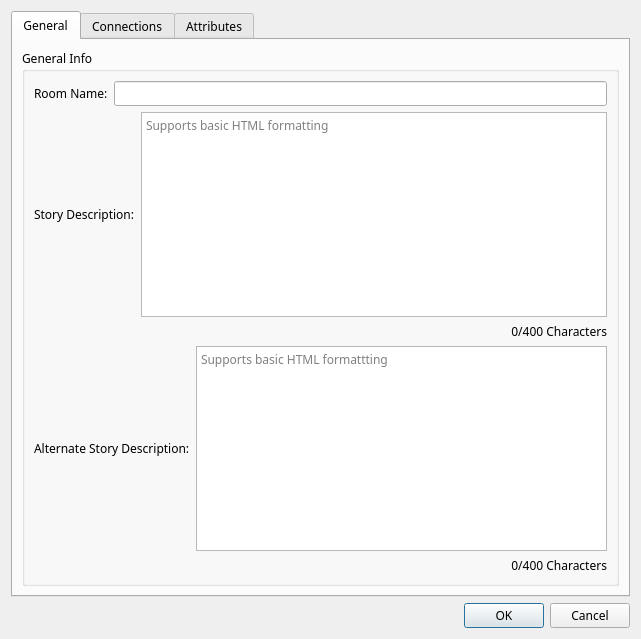
<?xml version="1.0" encoding="UTF-8"?>
<ui version="4.0">
 <class>Dialog</class>
 <widget class="QDialog" name="Dialog">
  <property name="geometry">
   <rect>
    <x>0</x>
    <y>0</y>
    <width>641</width>
    <height>639</height>
   </rect>
  </property>
  <property name="minimumSize">
   <size>
    <width>431</width>
    <height>383</height>
   </size>
  </property>
  <property name="font">
   <font>
    <family>.SF NS Text</family>
   </font>
  </property>
  <property name="windowTitle">
   <string>Properties</string>
  </property>
  <property name="modal">
   <bool>true</bool>
  </property>
  <layout class="QVBoxLayout" name="verticalLayout_7">
   <item>
    <widget class="QTabWidget" name="tabWidget">
     <property name="currentIndex">
      <number>0</number>
     </property>
     <widget class="QWidget" name="GeneralTab">
      <attribute name="title">
       <string>General</string>
      </attribute>
      <layout class="QVBoxLayout" name="verticalLayout_6">
       <item>
        <widget class="QGroupBox" name="GenInfo">
         <property name="title">
          <string>General Info</string>
         </property>
         <layout class="QVBoxLayout" name="verticalLayout_3">
          <item>
           <layout class="QHBoxLayout" name="RoomName_Layout">
            <item>
             <widget class="QLabel" name="RoomNameLabel">
              <property name="text">
               <string>Room Name:</string>
              </property>
             </widget>
            </item>
            <item>
             <widget class="QLineEdit" name="RoomNameEdit"/>
            </item>
           </layout>
          </item>
          <item>
           <layout class="QHBoxLayout" name="RoomDesc_Layout">
            <item>
             <widget class="QLabel" name="RoomDescLabel">
              <property name="text">
               <string>Story Description:</string>
              </property>
             </widget>
            </item>
            <item>
             <widget class="QTextEdit" name="RoomDescEdit">
              <property name="placeholderText">
               <string>Supports basic HTML formatting</string>
              </property>
             </widget>
            </item>
           </layout>
          </item>
          <item>
           <widget class="QLabel" name="CharLimitLabel">
            <property name="text">
             <string>0/400 Characters</string>
            </property>
            <property name="alignment">
             <set>Qt::AlignRight|Qt::AlignTrailing|Qt::AlignVCenter</set>
            </property>
           </widget>
          </item>
          <item>
           <layout class="QHBoxLayout" name="horizontalLayout_3">
            <item>
             <widget class="QLabel" name="AltRoomDescLabel">
              <property name="text">
               <string>Alternate Story Description:</string>
              </property>
             </widget>
            </item>
            <item>
             <widget class="QTextEdit" name="AltRoomDescEdit">
              <property name="placeholderText">
               <string>Supports basic HTML formattting</string>
              </property>
             </widget>
            </item>
           </layout>
          </item>
          <item>
           <widget class="QLabel" name="AltCharLimitLabel">
            <property name="text">
             <string>0/400 Characters</string>
            </property>
            <property name="alignment">
             <set>Qt::AlignRight|Qt::AlignTrailing|Qt::AlignVCenter</set>
            </property>
           </widget>
          </item>
         </layout>
        </widget>
       </item>
      </layout>
     </widget>
     <widget class="QWidget" name="ConnectionsTab">
      <attribute name="title">
       <string>Connections</string>
      </attribute>
      <layout class="QVBoxLayout" name="verticalLayout_2">
       <item>
        <widget class="QGroupBox" name="Connections">
         <property name="title">
          <string>Connections</string>
         </property>
         <layout class="QVBoxLayout" name="verticalLayout_5">
          <item>
           <layout class="QHBoxLayout" name="North_Layout">
            <item>
             <widget class="QLabel" name="NorthLabel">
              <property name="text">
               <string>North Room:</string>
              </property>
             </widget>
            </item>
            <item>
             <widget class="QComboBox" name="NorthCombo">
              <property name="placeholderText">
               <string>None</string>
              </property>
             </widget>
            </item>
           </layout>
          </item>
          <item>
           <layout class="QHBoxLayout" name="South_Layout">
            <item>
             <widget class="QLabel" name="SouthLabel">
              <property name="text">
               <string>South Room:</string>
              </property>
             </widget>
            </item>
            <item>
             <widget class="QComboBox" name="SouthCombo">
              <property name="placeholderText">
               <string>None</string>
              </property>
             </widget>
            </item>
           </layout>
          </item>
          <item>
           <layout class="QHBoxLayout" name="East_Layout">
            <item>
             <widget class="QLabel" name="EastLabel">
              <property name="text">
               <string>East Room:</string>
              </property>
             </widget>
            </item>
            <item>
             <widget class="QComboBox" name="EastCombo">
              <property name="placeholderText">
               <string>None</string>
              </property>
             </widget>
            </item>
           </layout>
          </item>
          <item>
           <layout class="QHBoxLayout" name="West_Layout">
            <item>
             <widget class="QLabel" name="WestLabel">
              <property name="text">
               <string>West Room:</string>
              </property>
             </widget>
            </item>
            <item>
             <widget class="QComboBox" name="WestCombo">
              <property name="placeholderText">
               <string>None</string>
              </property>
             </widget>
            </item>
           </layout>
          </item>
          <item>
           <layout class="QHBoxLayout" name="Above_Layout">
            <item>
             <widget class="QLabel" name="AboveLabel">
              <property name="text">
               <string>Above Room:</string>
              </property>
             </widget>
            </item>
            <item>
             <widget class="QComboBox" name="AboveCombo">
              <property name="placeholderText">
               <string>None</string>
              </property>
             </widget>
            </item>
           </layout>
          </item>
          <item>
           <layout class="QHBoxLayout" name="Below_Layout">
            <item>
             <widget class="QLabel" name="BelowLabel">
              <property name="text">
               <string>Below Room:</string>
              </property>
             </widget>
            </item>
            <item>
             <widget class="QComboBox" name="BelowCombo">
              <property name="placeholderText">
               <string>None</string>
              </property>
             </widget>
            </item>
           </layout>
          </item>
         </layout>
        </widget>
       </item>
      </layout>
     </widget>
     <widget class="QWidget" name="Attributes">
      <attribute name="title">
       <string>Attributes</string>
      </attribute>
      <layout class="QVBoxLayout" name="verticalLayout_8">
       <item>
        <widget class="QLabel" name="label">
         <property name="sizePolicy">
          <sizepolicy hsizetype="Minimum" vsizetype="Minimum">
           <horstretch>0</horstretch>
           <verstretch>0</verstretch>
          </sizepolicy>
         </property>
         <property name="maximumSize">
          <size>
           <width>16777215</width>
           <height>16</height>
          </size>
         </property>
         <property name="text">
          <string>NOTE: Not really implemented</string>
         </property>
         <property name="alignment">
          <set>Qt::AlignCenter</set>
         </property>
        </widget>
       </item>
       <item>
        <widget class="QGroupBox" name="Common">
         <property name="title">
          <string>Common</string>
         </property>
         <layout class="QGridLayout" name="gridLayout">
          <item row="4" column="1">
           <widget class="QCheckBox" name="Option8Check">
            <property name="text">
             <string>Option 8</string>
            </property>
           </widget>
          </item>
          <item row="3" column="0">
           <widget class="QCheckBox" name="Option3Check">
            <property name="text">
             <string>Option 3</string>
            </property>
           </widget>
          </item>
          <item row="2" column="0">
           <widget class="QCheckBox" name="Option2Check">
            <property name="text">
             <string>Mushrooms in room</string>
            </property>
           </widget>
          </item>
          <item row="2" column="1">
           <widget class="QCheckBox" name="Option6Check">
            <property name="text">
             <string>Option 6</string>
            </property>
           </widget>
          </item>
          <item row="1" column="1">
           <widget class="QCheckBox" name="Option5Check">
            <property name="text">
             <string>Option 5</string>
            </property>
           </widget>
          </item>
          <item row="1" column="0">
           <widget class="QCheckBox" name="Option1Check">
            <property name="text">
             <string>Apples in room</string>
            </property>
           </widget>
          </item>
          <item row="4" column="0">
           <widget class="QCheckBox" name="Option4Check">
            <property name="text">
             <string>Option 4</string>
            </property>
           </widget>
          </item>
          <item row="3" column="1">
           <widget class="QCheckBox" name="Option7Check">
            <property name="text">
             <string>Option 7</string>
            </property>
           </widget>
          </item>
         </layout>
        </widget>
       </item>
       <item>
        <widget class="QGroupBox" name="Extended">
         <property name="title">
          <string>Extended</string>
         </property>
         <layout class="QHBoxLayout" name="horizontalLayout">
          <item>
           <widget class="QComboBox" name="EnabledCombo">
            <property name="sizePolicy">
             <sizepolicy hsizetype="Minimum" vsizetype="Fixed">
              <horstretch>0</horstretch>
              <verstretch>0</verstretch>
             </sizepolicy>
            </property>
            <property name="font">
             <font>
              <family>.SF NS Text</family>
             </font>
            </property>
            <item>
             <property name="text">
              <string>Instant Kill Room</string>
             </property>
            </item>
           </widget>
          </item>
          <item>
           <widget class="QCheckBox" name="EnabledCheck">
            <property name="sizePolicy">
             <sizepolicy hsizetype="Maximum" vsizetype="Fixed">
              <horstretch>0</horstretch>
              <verstretch>0</verstretch>
             </sizepolicy>
            </property>
            <property name="font">
             <font>
              <family>.SF NS Text</family>
             </font>
            </property>
            <property name="text">
             <string>Enabled</string>
            </property>
           </widget>
          </item>
         </layout>
        </widget>
       </item>
      </layout>
     </widget>
    </widget>
   </item>
   <item>
    <widget class="QDialogButtonBox" name="buttonBox">
     <property name="orientation">
      <enum>Qt::Horizontal</enum>
     </property>
     <property name="standardButtons">
      <set>QDialogButtonBox::Cancel|QDialogButtonBox::Ok</set>
     </property>
     <property name="centerButtons">
      <bool>false</bool>
     </property>
    </widget>
   </item>
  </layout>
 </widget>
 <resources/>
 <connections>
  <connection>
   <sender>buttonBox</sender>
   <signal>accepted()</signal>
   <receiver>Dialog</receiver>
   <slot>accept()</slot>
   <hints>
    <hint type="sourcelabel">
     <x>248</x>
     <y>254</y>
    </hint>
    <hint type="destinationlabel">
     <x>157</x>
     <y>274</y>
    </hint>
   </hints>
  </connection>
  <connection>
   <sender>buttonBox</sender>
   <signal>rejected()</signal>
   <receiver>Dialog</receiver>
   <slot>reject()</slot>
   <hints>
    <hint type="sourcelabel">
     <x>316</x>
     <y>260</y>
    </hint>
    <hint type="destinationlabel">
     <x>286</x>
     <y>274</y>
    </hint>
   </hints>
  </connection>
  <connection>
   <sender>AboveCombo</sender>
   <signal>currentIndexChanged(int)</signal>
   <receiver>AboveCombo</receiver>
   <slot>update()</slot>
   <hints>
    <hint type="sourcelabel">
     <x>455</x>
     <y>434</y>
    </hint>
    <hint type="destinationlabel">
     <x>455</x>
     <y>434</y>
    </hint>
   </hints>
  </connection>
  <connection>
   <sender>BelowCombo</sender>
   <signal>currentIndexChanged(int)</signal>
   <receiver>BelowCombo</receiver>
   <slot>update()</slot>
   <hints>
    <hint type="sourcelabel">
     <x>455</x>
     <y>517</y>
    </hint>
    <hint type="destinationlabel">
     <x>455</x>
     <y>517</y>
    </hint>
   </hints>
  </connection>
  <connection>
   <sender>NorthCombo</sender>
   <signal>currentIndexChanged(int)</signal>
   <receiver>NorthCombo</receiver>
   <slot>update()</slot>
   <hints>
    <hint type="sourcelabel">
     <x>455</x>
     <y>100</y>
    </hint>
    <hint type="destinationlabel">
     <x>455</x>
     <y>100</y>
    </hint>
   </hints>
  </connection>
  <connection>
   <sender>SouthCombo</sender>
   <signal>currentIndexChanged(int)</signal>
   <receiver>SouthCombo</receiver>
   <slot>update()</slot>
   <hints>
    <hint type="sourcelabel">
     <x>455</x>
     <y>184</y>
    </hint>
    <hint type="destinationlabel">
     <x>455</x>
     <y>184</y>
    </hint>
   </hints>
  </connection>
  <connection>
   <sender>WestCombo</sender>
   <signal>currentIndexChanged(int)</signal>
   <receiver>WestCombo</receiver>
   <slot>update()</slot>
   <hints>
    <hint type="sourcelabel">
     <x>455</x>
     <y>350</y>
    </hint>
    <hint type="destinationlabel">
     <x>455</x>
     <y>350</y>
    </hint>
   </hints>
  </connection>
  <connection>
   <sender>EastCombo</sender>
   <signal>currentIndexChanged(int)</signal>
   <receiver>EastCombo</receiver>
   <slot>update()</slot>
   <hints>
    <hint type="sourcelabel">
     <x>455</x>
     <y>267</y>
    </hint>
    <hint type="destinationlabel">
     <x>455</x>
     <y>267</y>
    </hint>
   </hints>
  </connection>
 </connections>
</ui>
